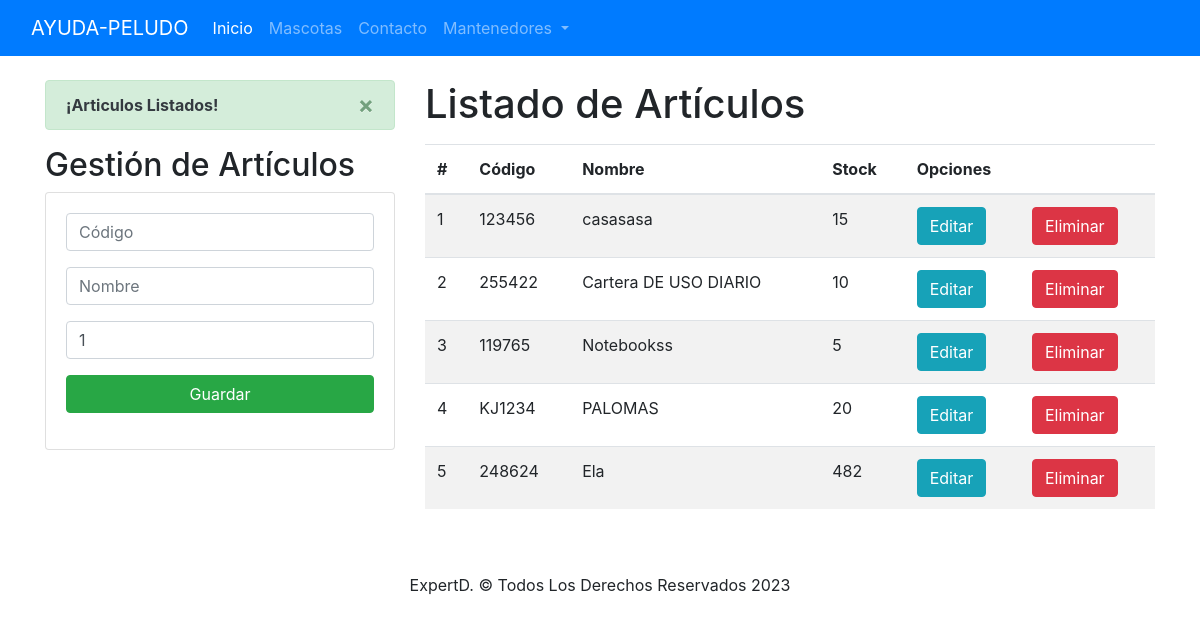
Before: / with the older database file.
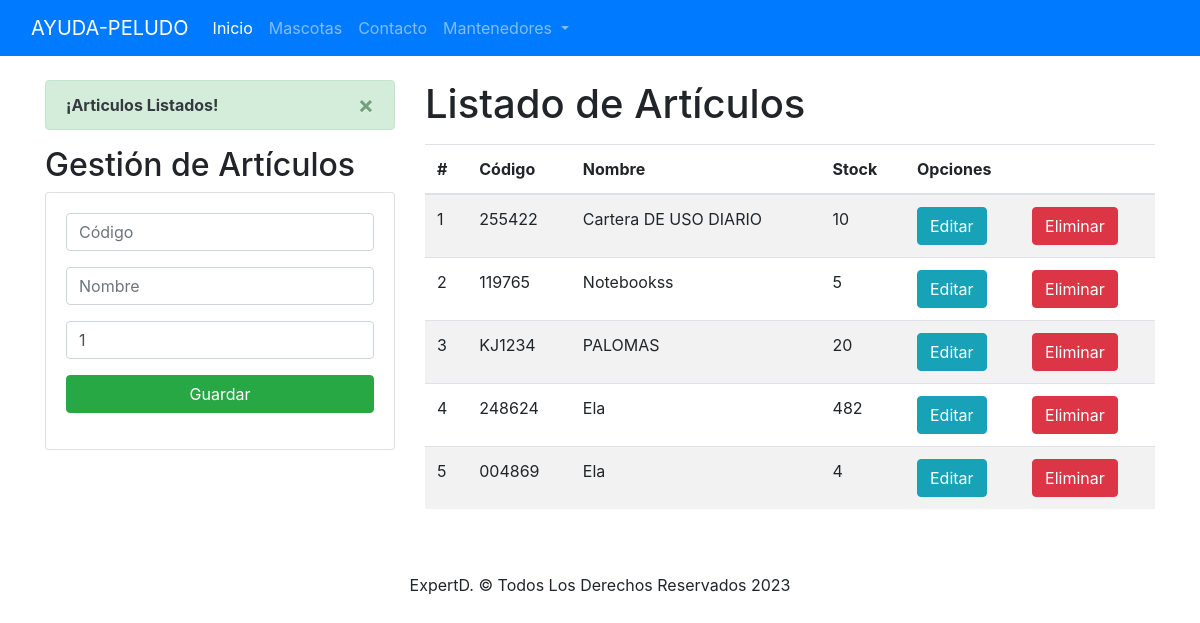
After: the same page with the newer database file.
### ONG/models.py (models this page shows, shortened)
class Tb_Articulo(models.Model):
    codigo = models.CharField(primary_key=True, max_length=6)
    nombre = models.CharField(max_length=50)
    stock = models.PositiveSmallIntegerField()

### ONG/views.py (the view)
# urls.py: path('', views.home,name='home'),
def home(request):
     articuloListados = Tb_Articulo.objects.all()
     messages.success(request, '¡Articulos Listados!')
     return render(request, "gestionArticulos.html", {"articulos": articuloListados})

### ONG/templates/gestionArticulos.html (shortened to what this page needs)
{% extends "./base.html" %}
{% block body %}
<div class="row">
    <div class="col-sm-12 col-md-6 col-lg-4 col-xl-4">
        {% if messages %}
        {% for message in messages %}
        <div class="alert alert-dismissible alert-success">
            <button type="button" class="close" data-dismiss="alert">&times;</button>
            <strong class="text-dark">{{ message }}</strong>
        </div>
        {% endfor %}
        {% endif %}
        <h2>Gestión de Artículos</h2>
        <div class="card">
            <div class="card-body">
                <form action="/agregarArticulo/" method="POST">{% csrf_token %}
                    <div class="form-group">
                        <input type="text" id="txtCodigo" name="txtCodigo" class="form-control" placeholder="Código"
                            minlength="6" maxlength="6" required>
                    </div>
                    <div class="form-group">
                        <input type="text" id="txtNombre" name="txtNombre" class="form-control" placeholder="Nombre"
                            maxlength="50" required>
                    </div>
                    <div class="form-group">
                        <input type="text" id="numStock" name="numStock" class="form-control" min="1" max="9" placeholder="Stock"
                            value="1" required>
                    </div>
                    <div class="form-group">
                        <button type="submit" class="btn btn-success btn-block text-white">Guardar</button>
                    </div>
                </form>
            </div>
        </div>
    </div>
    <div class="col-sm-12 col-md-6 col-lg-8 col-xl-8">
        <h1>Listado de Artículos</h1>
        <div class="table-responsive py-2">
            <table class="table table-striped">
                <thead>
                    <tr>
                        <th>#</th>
                        <th>Código</th>
                        <th>Nombre</th>
                        <th>Stock</th>
                        <th colspan="2">Opciones</th>
                    </tr>
                </thead>
                <tbody>
                    {% for c in articulos %}
                    <tr>
                        <td>{{forloop.counter}}</td>
                        <td>{{c.codigo}}</td>
                        <td>{{c.nombre}}</td>
                        <td>{{c.stock}}</td>
                        <td><a href="edicionArticulo/{{c.codigo}}" class="btn btn-info">Editar</a></td>
                        <td><a href="eliminarArticulo/{{c.codigo}}" class="btn btn-danger btnEliminacion">Eliminar</a></td>
                    </tr>
                    {% endfor %}
                </tbody>
            </table>
        </div>
    </div>
</div>
{% endblock %}

### ONG/templates/base.html (shortened to what this page needs)
{% load static %}
<!DOCTYPE html>
<html lang="es">
<head>
    <link rel="stylesheet" href="https://cdn.jsdelivr.net/npm/bootstrap@4.5.3/dist/css/bootstrap.min.css"
>
    <link rel="stylesheet" href="{% static 'css/estilos.css' %}">
</head>
<body>
    <nav class="navbar navbar-expand-lg navbar-dark bg-primary">
        <div class="container-fluid">
          <a class="navbar-brand">AYUDA-PELUDO</a>
          <div class="collapse navbar-collapse" id="navbarTogglerDemo03">
            <ul class="navbar-nav me-auto mb-2 mb-lg-0">
              <li class="nav-item">
                <a class="nav-link active" aria-current="page" href="{% url 'home' %}">Inicio</a>
              </li>
              <li class="nav-item">
                <a class="nav-link" href="{% url 'mascota' %}">Mascotas</a>
              </li>
              <li class="nav-item">
                <a class="nav-link" href="{% url 'contacto' %}">Contacto</a>
              </li>
              <li class="nav-item dropdown ">
                <a class="nav-link dropdown-toggle" href="#" role="button" data-bs-toggle="dropdown" aria-expanded="false">
                Mantenedores
                </a>
              </li>
            </ul>
          </div>
        </div>
    </nav>
    <div class="container py-4">
        {% block body %}
        {% endblock %}
    </div>
    <div class="row align-items-center justify-content-center flex-wrap">
        <footer>
            <p class="fs-5 px-3  pt-3">ExpertD. &copy; Todos Los Derechos Reservados 2023</p>
        </footer>
    </div>
</body>
</html>

### ONG/static/css/estilos.css (style rules this page uses)
* { margin: 0; padding: 0; }

Changed rows visible on the page:
removed Tb_Articulo: codigo "123456", nombre "casasasa", stock "15"
added Tb_Articulo: codigo "004869", nombre "Ela", stock "4"
